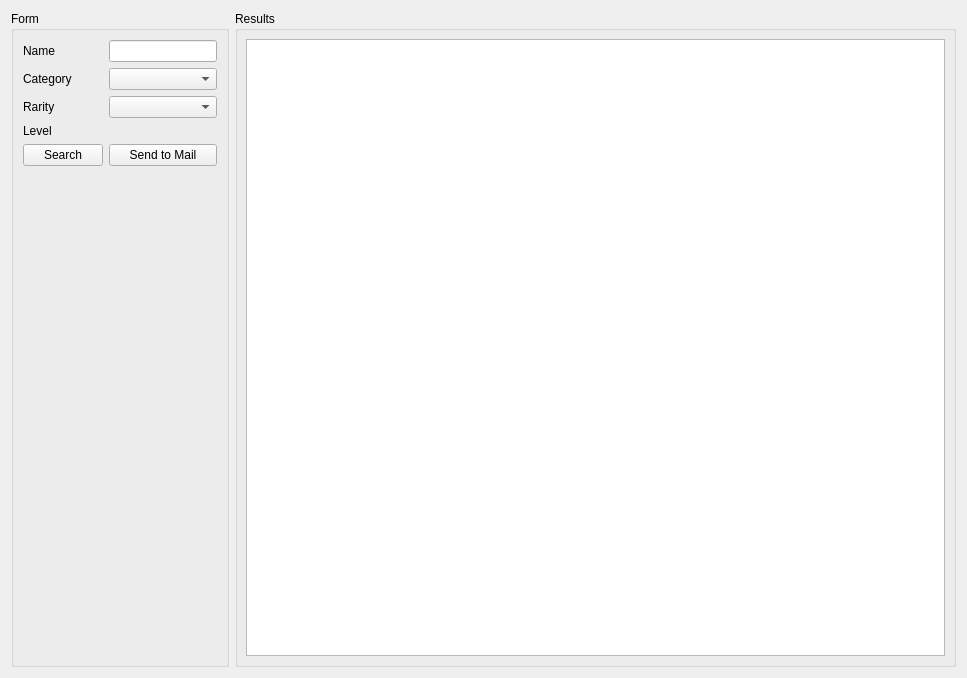
<?xml version="1.0" encoding="UTF-8"?>
<ui version="4.0">
 <class>stackable_search</class>
 <widget class="QWidget" name="stackable_search">
  <property name="geometry">
   <rect>
    <x>0</x>
    <y>0</y>
    <width>967</width>
    <height>678</height>
   </rect>
  </property>
  <property name="windowTitle">
   <string>Form</string>
  </property>
  <layout class="QHBoxLayout" name="horizontalLayout">
   <item>
    <widget class="QGroupBox" name="form_group">
     <property name="sizePolicy">
      <sizepolicy hsizetype="Fixed" vsizetype="Preferred">
       <horstretch>0</horstretch>
       <verstretch>0</verstretch>
      </sizepolicy>
     </property>
     <property name="baseSize">
      <size>
       <width>240</width>
       <height>0</height>
      </size>
     </property>
     <property name="title">
      <string>Form</string>
     </property>
     <layout class="QFormLayout" name="formLayout">
      <item row="0" column="0">
       <widget class="QLabel" name="name_label">
        <property name="text">
         <string>Name</string>
        </property>
       </widget>
      </item>
      <item row="0" column="1">
       <widget class="QLineEdit" name="name_line_edit"/>
      </item>
      <item row="1" column="0">
       <widget class="QLabel" name="category_label">
        <property name="text">
         <string>Category</string>
        </property>
       </widget>
      </item>
      <item row="1" column="1">
       <widget class="QComboBox" name="category_combox"/>
      </item>
      <item row="2" column="0">
       <widget class="QLabel" name="rarity_label">
        <property name="text">
         <string>Rarity</string>
        </property>
       </widget>
      </item>
      <item row="2" column="1">
       <widget class="QComboBox" name="rarity_combox"/>
      </item>
      <item row="3" column="0">
       <widget class="QLabel" name="level_label">
        <property name="text">
         <string>Level</string>
        </property>
       </widget>
      </item>
      <item row="3" column="1">
       <widget class="RangedSpinBox" name="ranged_spinbox" native="true">
        <property name="sizePolicy">
         <sizepolicy hsizetype="Expanding" vsizetype="Fixed">
          <horstretch>0</horstretch>
          <verstretch>0</verstretch>
         </sizepolicy>
        </property>
       </widget>
      </item>
      <item row="4" column="0">
       <widget class="QPushButton" name="search_btn">
        <property name="text">
         <string>Search</string>
        </property>
       </widget>
      </item>
      <item row="4" column="1">
       <widget class="QPushButton" name="submit_btn">
        <property name="text">
         <string>Send to Mail</string>
        </property>
       </widget>
      </item>
     </layout>
    </widget>
   </item>
   <item>
    <widget class="QGroupBox" name="result_group">
     <property name="title">
      <string>Results</string>
     </property>
     <layout class="QVBoxLayout" name="verticalLayout">
      <property name="leftMargin">
       <number>8</number>
      </property>
      <property name="topMargin">
       <number>8</number>
      </property>
      <property name="rightMargin">
       <number>8</number>
      </property>
      <property name="bottomMargin">
       <number>8</number>
      </property>
      <item>
       <widget class="QTableView" name="result_table_view">
        <property name="sortingEnabled">
         <bool>true</bool>
        </property>
       </widget>
      </item>
     </layout>
    </widget>
   </item>
  </layout>
 </widget>
 <customwidgets>
  <customwidget>
   <class>RangedSpinBox</class>
   <extends>QWidget</extends>
   <header>ui.widgets.ranged_spin_box</header>
  </customwidget>
 </customwidgets>
 <resources/>
 <connections/>
</ui>
